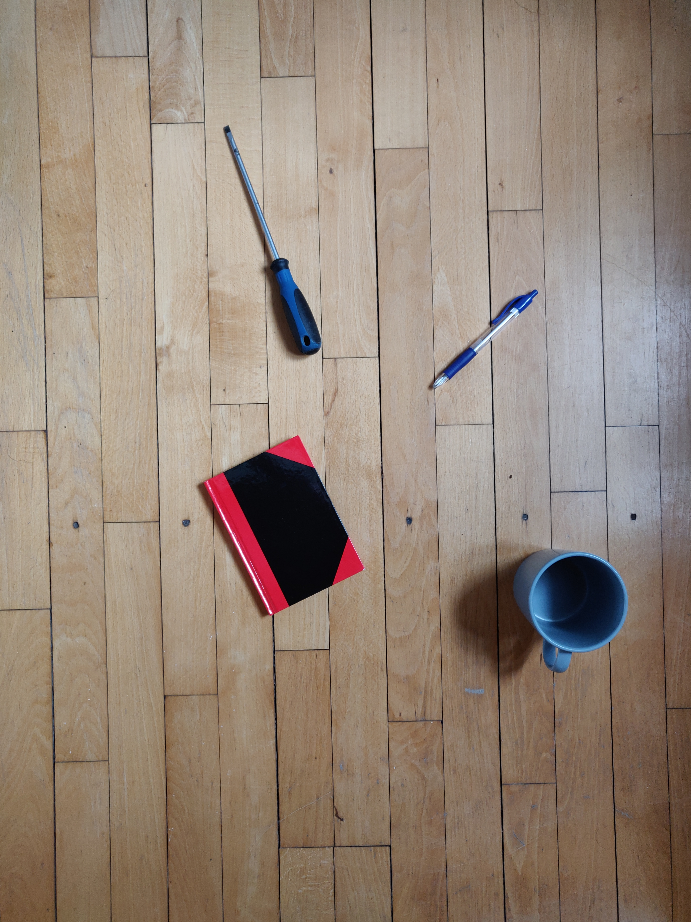
#> input picture 31392-Perception-Exam-master/Mactat Scripts - Focus 2020/scripts-PFAS - EX1/data/things1.png, 691 x 922 px
$ python good_features.py
#> lines starting #> are read from the running program, lines starting #| are printed output that depends on the picture; long printed decimals are rounded
'''
- Load the two images and convert them to grayscale (do not change the size!).
- Use cv2.goodFeaturesToTrack to find features on the first image (things1.png) using the parameters "maxCorners=100", "qualityLevel=0.3", and
"minDistance=7".
- Apply sparse optical flow using the function cv2.calcOpticalFlowPyrLK()
- Find the maximum amount of pixels moved for any object in the x direction (horizontally)
'''
import cv2
import numpy as np

# Parameters
img1_path = "./data/things1.png"
img2_path = "./data/things2.png"
# for goodFeaturesToTrack
maxCorners = 100
qualityLevel = 0.3
minDistance = 7

# Load img
img1 = cv2.imread(img1_path)
#> img1 is the input picture: shape (922, 691, 3); mean B, G, R 121.1, 134.1, 149.7
img2 = cv2.imread(img2_path)
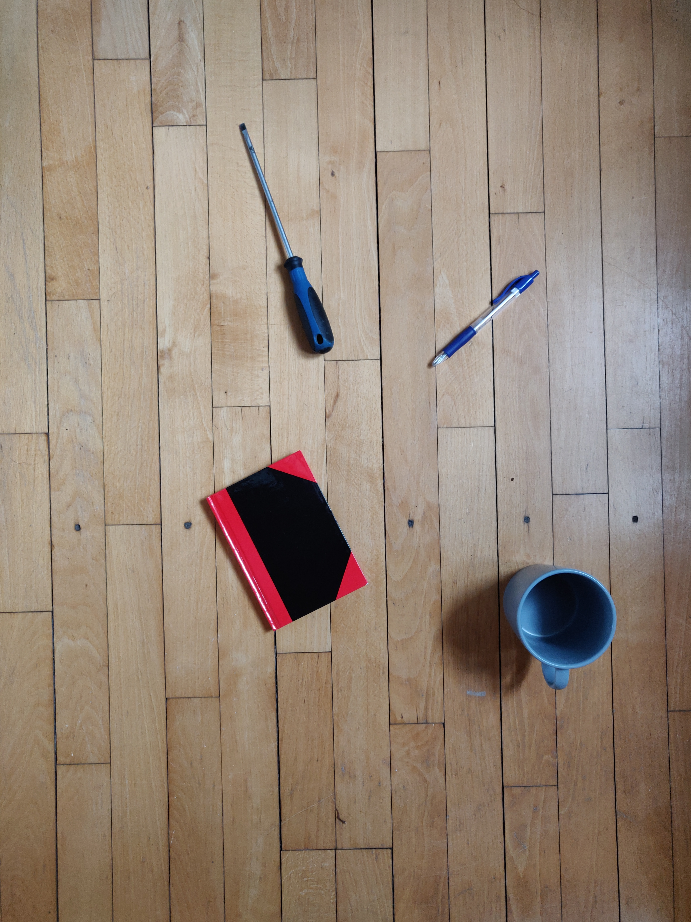
#> input picture 31392-Perception-Exam-master/Mactat Scripts - Focus 2020/scripts-PFAS - EX1/data/things2.png, 691 x 922 px
#> img2 is the input picture: shape (922, 691, 3); mean B, G, R 120.1, 133.9, 149.8

# Convert to grayscale
gray1 = cv2.cvtColor(img1, cv2.COLOR_BGR2GRAY)
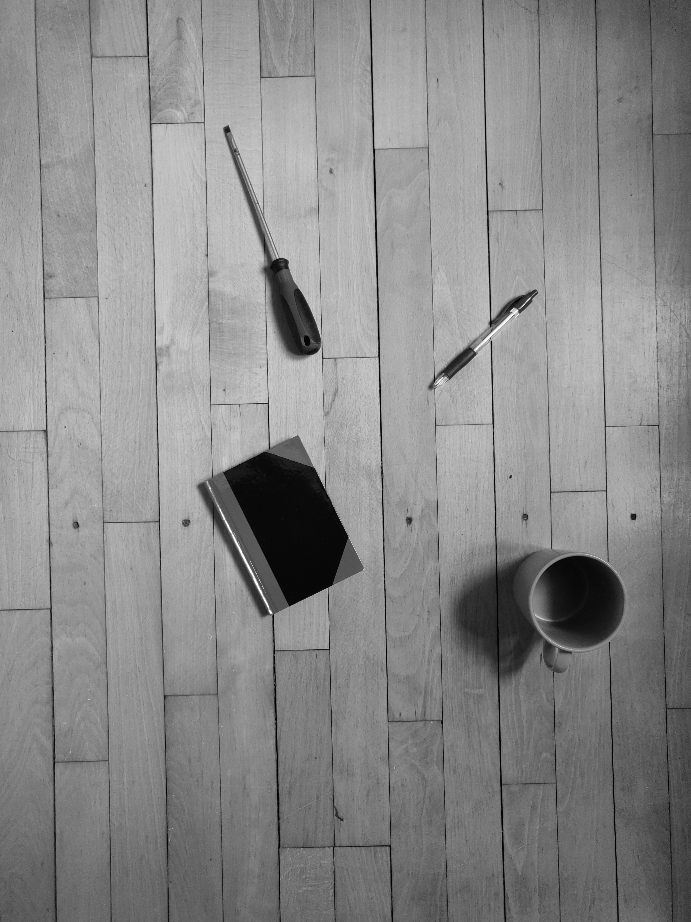
#> gray1: shape (922, 691); min 0, max 255, mean 137.3
gray2 = cv2.cvtColor(img2, cv2.COLOR_BGR2GRAY)
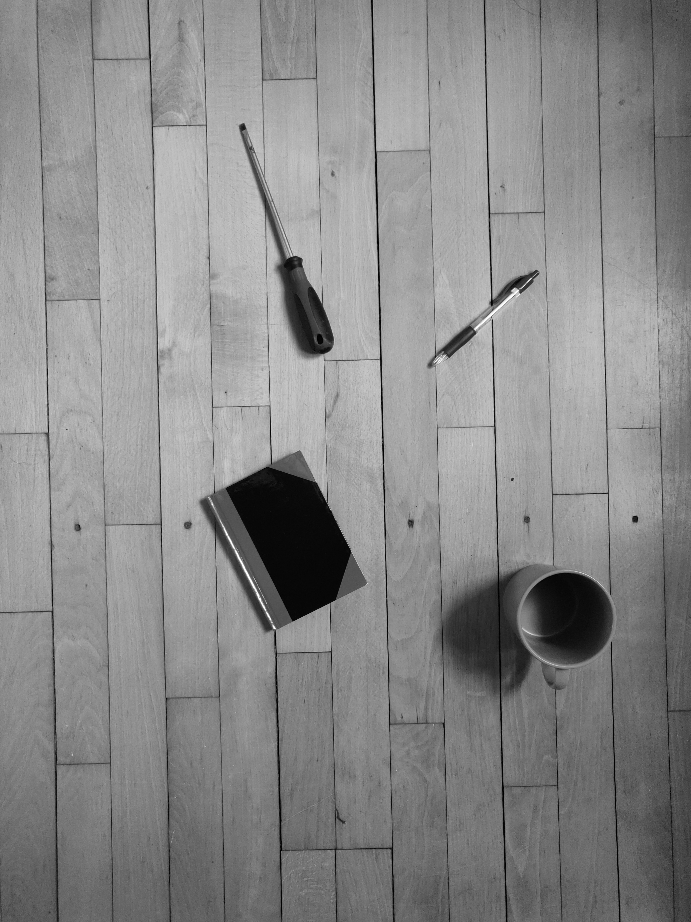
#> gray2: shape (922, 691); min 0, max 255, mean 137.1

# Use cv2.goodFeaturesToTrack to find features on the first image (things1.png) using the parameters
points_1 = cv2.goodFeaturesToTrack(gray1, maxCorners, qualityLevel, minDistance)
#> points_1 = 27 rows, first 8: [271, 613], [475, 350], [267, 403], [519, 312], [323, 358], [511, 312], [327, 647], [607, 426]

# Apply sparse optical flow using the function ccv2.calcOpticalFlowPyrLK()
points_2, _, _ = cv2.calcOpticalFlowPyrLK(gray1, gray2, points_1, None)
#> points_2 = 27 rows, first 8: [273.8, 627.7], [475, 329], [268.6, 405.7], [519.9, 292.1], [335.9, 356.7], [511.7, 291.9], [329.1, 649.7], [608.5, 428]

# Find the maximum amount of pixels moved for any object in the x direction (horizontally)
max_x = np.abs(points_1[:,:,0]-points_2[:,:,0]).max()
#> max_x = 15.64

print(f"Maximum amount of pixels moved for any object in the x direction (horizontally): {max_x}")
#| Maximum amount of pixels moved for any object in the x direction (horizontally): 15.637
